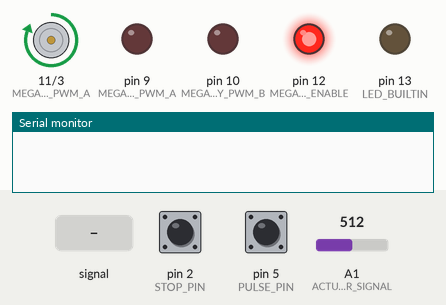
A sketch run on a simulated Arduino Uno, built with avr-gcc and run on an emulated ATmega328P. On the bench: motor-driver pin pairs drawn as motors (green arrow = first pin HIGH = forward, orange = second pin HIGH = backward, longer = more drive, scaled by the enable pin), output pins drawn as LEDs (lit = HIGH), the last lines printed to the serial monitor. The inputs (shaded band) are chosen by the test bench; at power-on: A1 (ACTUATOR_SIGNAL) = 512, pin 5 (PULSE_PIN) LOW, pin 2 (STOP_PIN) HIGH.

Above: at 1.2 s.
1.3 s: A1 (ACTUATOR_SIGNAL) fed a 200 Hz sine of ±460 counts around its level
At 1.57 s:
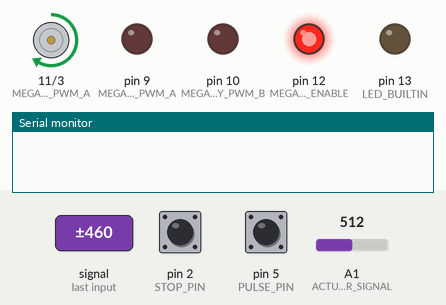
4.3 s: A1 (ACTUATOR_SIGNAL) set to 62
5.8 s: pin 5 (PULSE_PIN) pulled HIGH for 3.2 s
At 9.2 s:
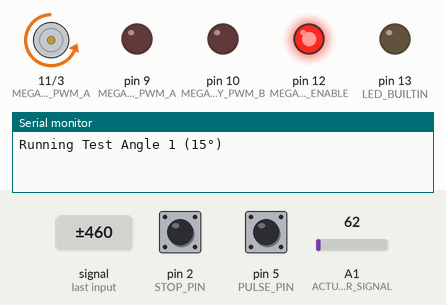
12.0 s: A1 (ACTUATOR_SIGNAL) set to 16
At 12.8 s:
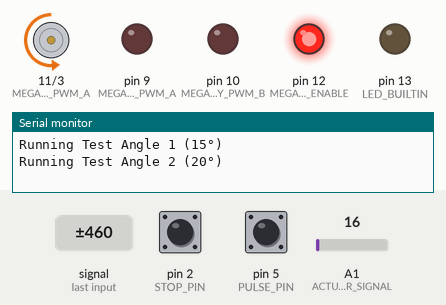
13.5 s: pin 2 (STOP_PIN) pulled LOW for 0.15 s
15.1 s: pin 5 (PULSE_PIN) pulled HIGH for 0.15 s
At 18.7 s:
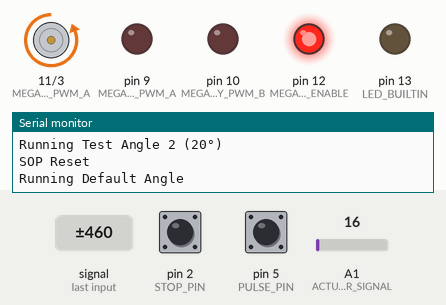
Timing chart, 0 to 19.2 s (numbered marks = the images above; inputs shaded):
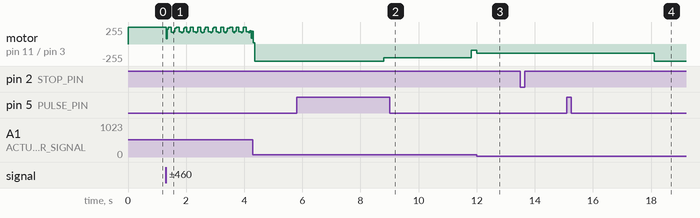

The sketch:

PurdueOrbital_Standard_Operating_Procedure.ino
```cpp
/*
     Code for Launch Orientation Control System (LOCS) Standard Operating Procedure (SOP)
     @author Jonathan Alencar
*/

#define MEGAMOTO_ACTUATOR_ENABLE 8 // enables board unless 5V is used which will keep enabled as long as Arduino has power.
#define MEGAMOTO_ACTUATOR_PWM_A 11 // sends signal to control retraction
#define MEGAMOTO_ACTUATOR_PWM_B 3  // sends signal to control extension

#define MEGAMOTO_ROTARY_ENABLE 12
#define MEGAMOTO_ROTARY_PWM_A 9
#define MEGAMOTO_ROTARY_PWM_B 10

#define ACTUATOR_SIGNAL A1 // potentiometer from linear actuator

#define PULSE_PIN 5 // pulse to traverse through operating procedures
#define STOP_PIN 2  // emergency signal to stop all operating procedures

#define ACTUATOR_MIN_POTENTIOMETER 72  // minimum position of actuator
#define ACTUATOR_MAX_POTENTIOMETER 943 // maximum position of actuator

/* All Measurements in inches (in.) */

#define ACTUATOR_MIN_LENGTH 16.23
#define ACTUATOR_MAX_LENGTH 26.23

#define BALOON_BEAM_LENGTH 16.0
#define ROCKET_BEAM_LENGTH 23.0

/*================== TUNABLES ==================*/

#define BUFFER 3 // final position must be within range of the buffer // TUNE!

#define pK 1    // proportional constant // TUNE!
#define iK 0.02 // integral constant     // TUNE!
#define dK 0.00 // derivative constant   // TUNE!

/*===============================================*/

/*================= ANGLES (°) ==================*/

#define SOP_TEST_ANGLE_DEFAULT 45
#define SOP_TEST_ANGLE_1 15
#define SOP_TEST_ANGLE_2 20
#define SOP_TEST_ANGLE_3 30
#define SOP_TEST_ANGLE_4 45

/*===============================================*/

/*============ ROTATIONAL DIRECTIONS ============*/

#define CLOCKWISE true
#define COUNTER_CLOCKWISE false

/*===============================================*/


/*==================== TESTS ====================*/

#define SOP_TEST_RESTART -1
#define SOP_TEST_DEFAULT 0
#define SOP_TEST_1 1
#define SOP_TEST_2 2
#define SOP_TEST_3 3
#define SOP_TEST_4 4
#define SOP_TEST_5 5
#define SOP_TEST_6 6

/*===============================================*/

static int procedure_state;
static double actuator_potentiometer_position;
static double actuator_position;
static double angle_degrees;
static double angle_radians;
static double desired_angle_degrees;
static double desired_angle_radians;
static double desired_position;
static double desired_potentiometer_position;
static double error;            // records error between desired postion from current postion
static double cumulative_error; // error built up over time
static double previous_error;
static double gradient;
static double pCorrection;
static double iCorrection;
static double dCorrection;

void setup() {
    pinMode(ACTUATOR_SIGNAL, INPUT); // feedback from actuator
    pinMode(LED_BUILTIN, OUTPUT);

    pinMode(MEGAMOTO_ACTUATOR_ENABLE, OUTPUT);
    pinMode(MEGAMOTO_ACTUATOR_PWM_A, OUTPUT);
    pinMode(MEGAMOTO_ACTUATOR_PWM_B, OUTPUT);

    pinMode(MEGAMOTO_ROTARY_ENABLE, OUTPUT);
    pinMode(MEGAMOTO_ROTARY_PWM_A, OUTPUT);
    pinMode(MEGAMOTO_ROTARY_PWM_B, OUTPUT);

    pinMode(PULSE_PIN, INPUT);
    pinMode(STOP_PIN, INPUT_PULLUP);

    digitalWrite(MEGAMOTO_ACTUATOR_ENABLE, HIGH);
    digitalWrite(MEGAMOTO_ROTARY_ENABLE, HIGH);

    attachInterrupt(digitalPinToInterrupt(STOP_PIN), stopProcedures, RISING);

    actuator_potentiometer_position = getCurrentPosition();
    actuator_position = mapFloat(actuator_potentiometer_position, ACTUATOR_MIN_POTENTIOMETER, ACTUATOR_MAX_POTENTIOMETER, ACTUATOR_MIN_LENGTH, ACTUATOR_MAX_LENGTH);
    angle_radians = asin((pow(ROCKET_BEAM_LENGTH, 2) + pow(BALOON_BEAM_LENGTH, 2) - pow(actuator_position, 2)) / (2 * ROCKET_BEAM_LENGTH * BALOON_BEAM_LENGTH));
    desired_angle_degrees = SOP_TEST_ANGLE_DEFAULT;
    desired_angle_radians = desired_angle_degrees * (PI / 180);
    desired_position = sqrt(pow(ROCKET_BEAM_LENGTH, 2) + pow(BALOON_BEAM_LENGTH, 2) - 2 * ROCKET_BEAM_LENGTH * BALOON_BEAM_LENGTH * sin(desired_angle_radians));
    desired_potentiometer_position = mapFloat(desired_position, ACTUATOR_MIN_LENGTH, ACTUATOR_MAX_LENGTH, ACTUATOR_MIN_POTENTIOMETER, ACTUATOR_MAX_POTENTIOMETER);
    cumulative_error = 0;
    previous_error = 0;

    procedure_state = SOP_TEST_DEFAULT;

    Serial.begin(19200);
}

void loop() {
    calculateActuatorError();
    controlActuator(getCorrections());
    listenSOPInstructions();
}

void traverseProcedures() {
    switch (procedure_state) {
        case (SOP_TEST_1): {
            Serial.println("Running Test Angle 1 (15°)");
            desired_angle_degrees = SOP_TEST_ANGLE_1; // 15°
            break;
        }
        case (SOP_TEST_2): {
            Serial.println("Running Test Angle 2 (20°)");
            desired_angle_degrees = SOP_TEST_ANGLE_2; // 20°
            break;
        }
        case (SOP_TEST_3): {
            Serial.println("Running Test Angle 3 (30°)");
            desired_angle_degrees = SOP_TEST_ANGLE_3; // 30°
            break;
        }
        case (SOP_TEST_4): {
            Serial.println("Running Test Angle 4 (45°)");
            desired_angle_degrees = SOP_TEST_ANGLE_4; // 45°
            break;
        }
        case (SOP_TEST_5): {
            Serial.println("Running Rotary Test Clockwise");
            controlRotary(CLOCKWISE);
            break;
        }
        case (SOP_TEST_6): {
            Serial.println("Running Rotary Test Counter-Clockwise");
            controlRotary(COUNTER_CLOCKWISE);
            break;
        }
        default:
            Serial.println("Running Default Angle");
            desired_angle_degrees = SOP_TEST_ANGLE_DEFAULT;
            procedure_state = 0;
            break;
    }
}

void stopProcedures() {
    stopActuator();
    stopRotary();
    procedure_state = SOP_TEST_RESTART;
    Serial.println("SOP Reset");
    delay(500);
}

void listenSOPInstructions() {
    if (digitalRead(PULSE_PIN) == HIGH) {
        procedure_state++;
        delay(3000);
        traverseProcedures();
    }
}

void calculateActuatorError() {
    error = getDesiredPosition() - getCurrentPosition();
    pCorrection = error * pK;
    cumulative_error = integrate();
    iCorrection = cumulative_error * iK;
    gradient = differentiate();
    dCorrection = gradient * dK;
    previous_error = error;
}

double getDesiredPosition() {

    //    Serial.print("Actuator Position: ");
    //    Serial.print(actuator_position);
    //    Serial.print(" Angle: ");
    //    Serial.println(angle_radians * (180/PI));

    actuator_potentiometer_position = getCurrentPosition(); // read the actuator potentiometer to get the current position
    actuator_position = mapFloat(actuator_potentiometer_position, ACTUATOR_MIN_POTENTIOMETER, ACTUATOR_MAX_POTENTIOMETER, ACTUATOR_MIN_LENGTH, ACTUATOR_MAX_LENGTH); // maps to find length given actuator pot reading (inches)
    angle_radians = asin((pow(ROCKET_BEAM_LENGTH, 2) + pow(BALOON_BEAM_LENGTH, 2) - pow(actuator_position, 2)) / (2 * ROCKET_BEAM_LENGTH * BALOON_BEAM_LENGTH)); // super insane math to find relative position given angle (NEWTON WOULD BE IMPRESSED)
    desired_potentiometer_position = mapFloat(desired_position, ACTUATOR_MIN_LENGTH, ACTUATOR_MAX_LENGTH, ACTUATOR_MIN_POTENTIOMETER, ACTUATOR_MAX_POTENTIOMETER); // maps desired position taken from desired angle and maps to actuator pot
    actuator_position = mapFloat(actuator_potentiometer_position, ACTUATOR_MIN_POTENTIOMETER, ACTUATOR_MAX_POTENTIOMETER, ACTUATOR_MIN_LENGTH, ACTUATOR_MAX_LENGTH);
    angle_radians = asin((pow(ROCKET_BEAM_LENGTH, 2) + pow(BALOON_BEAM_LENGTH, 2) - pow(actuator_position, 2)) / (2 * ROCKET_BEAM_LENGTH * BALOON_BEAM_LENGTH));
    angle_degrees = angle_radians * (180 / PI);
    desired_angle_radians = desired_angle_degrees * (PI / 180);
    desired_position = sqrt(pow(ROCKET_BEAM_LENGTH, 2) + pow(BALOON_BEAM_LENGTH, 2) - 2 * ROCKET_BEAM_LENGTH * BALOON_BEAM_LENGTH * sin(desired_angle_radians));
    desired_potentiometer_position = mapFloat(desired_position, ACTUATOR_MIN_LENGTH, ACTUATOR_MAX_LENGTH, ACTUATOR_MIN_POTENTIOMETER, ACTUATOR_MAX_POTENTIOMETER);

    return desired_potentiometer_position;
}

int getCorrections() {
    return (int) (pCorrection + iCorrection + dCorrection);
}

int getCurrentPosition() {
    return analogRead(ACTUATOR_SIGNAL);
}


void controlActuator(int speed) {
    if (error >= BUFFER) {
        pushActuator(clamp(speed));
    } else if (error <= -BUFFER) {
        pullActuator(clamp(-speed));
    } else {
        stopActuator();
        cumulative_error = 0;
    }
}

void controlRotary(boolean rotational_direction) {
    if (rotational_direction == CLOCKWISE) {
        rotate(MEGAMOTO_ROTARY_PWM_A);
    } else if (rotational_direction == COUNTER_CLOCKWISE) {
        rotate(MEGAMOTO_ROTARY_PWM_B);
    }
}

void rotate(int megamoto_rotary_pwm) {

    for (int speed = 0; speed <= 255; speed += 5) {
        analogWrite(megamoto_rotary_pwm, speed);
        delay(65);
    }

    analogWrite(megamoto_rotary_pwm, 255);

    for (int speed = 255; speed >= 0; speed -= 5) {
        analogWrite(megamoto_rotary_pwm, speed);
        delay(65);
    }

    analogWrite(megamoto_rotary_pwm, 0);
}

void stopActuator() {
    desired_angle_radians = angle_radians;
    analogWrite(MEGAMOTO_ACTUATOR_PWM_A, 0);
    analogWrite(MEGAMOTO_ACTUATOR_PWM_B, 0);
}

void stopRotary() {
    analogWrite(MEGAMOTO_ROTARY_PWM_A, 0);
    analogWrite(MEGAMOTO_ROTARY_PWM_B, 0);
}

void pushActuator(int speed) {
    analogWrite(MEGAMOTO_ACTUATOR_PWM_A, 0);
    analogWrite(MEGAMOTO_ACTUATOR_PWM_B, speed);
}

void pullActuator(int speed) {
    analogWrite(MEGAMOTO_ACTUATOR_PWM_A, speed);
    analogWrite(MEGAMOTO_ACTUATOR_PWM_B, 0);
}

int clamp(int speed) {
    if (abs(speed) > 255) {
        return 255;
    } else {
        return speed;
    }
}

int integrate() {
    if (abs(error) >= BUFFER && (abs(error) + abs(cumulative_error) <= (512 / iK))) {
        return error + cumulative_error;
    } else if (abs(error) >= BUFFER) {
        return cumulative_error;
    } else {
        return 0;
    }
}

int differentiate() {
    if (abs(error) >= BUFFER) {
        return error - previous_error;
    }
}

double mapFloat(double in, double in_min, double in_max, double out_min, double out_max) {
    return (in - in_min) * (out_max - out_min) / (in_max - in_min) + out_min;
}
```

Measured:
- after the input at 5.8 s, motor on pin 11 (MEGAMOTO_ACTUATOR_PWM_A) / pin 3 (MEGAMOTO_ACTUATOR_PWM_B): backward 255/255 → backward 208/255 after 3.0 s, → backward 95/255 3.0 s later
- after the input at 12.0 s, motor on pin 11 (MEGAMOTO_ACTUATOR_PWM_A) / pin 3 (MEGAMOTO_ACTUATOR_PWM_B): backward 95/255 → backward 141/255 at once
- after the input at 15.1 s, motor on pin 11 (MEGAMOTO_ACTUATOR_PWM_A) / pin 3 (MEGAMOTO_ACTUATOR_PWM_B): backward 141/255 → backward 255/255 after 3.0 s
